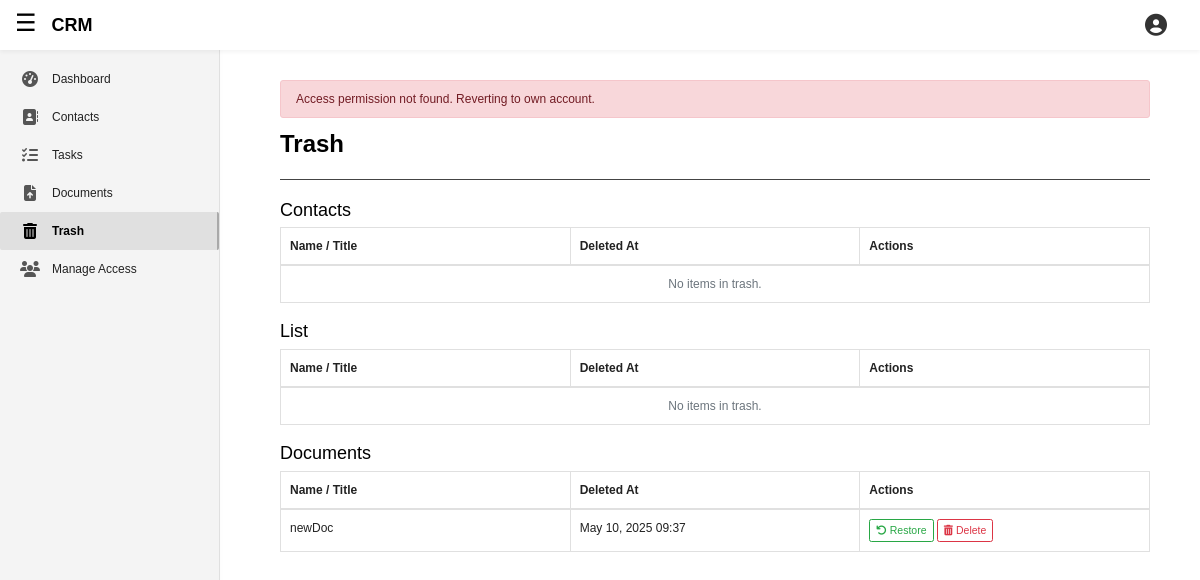
Before: /apps/trash/ (signed in) with the older database file.
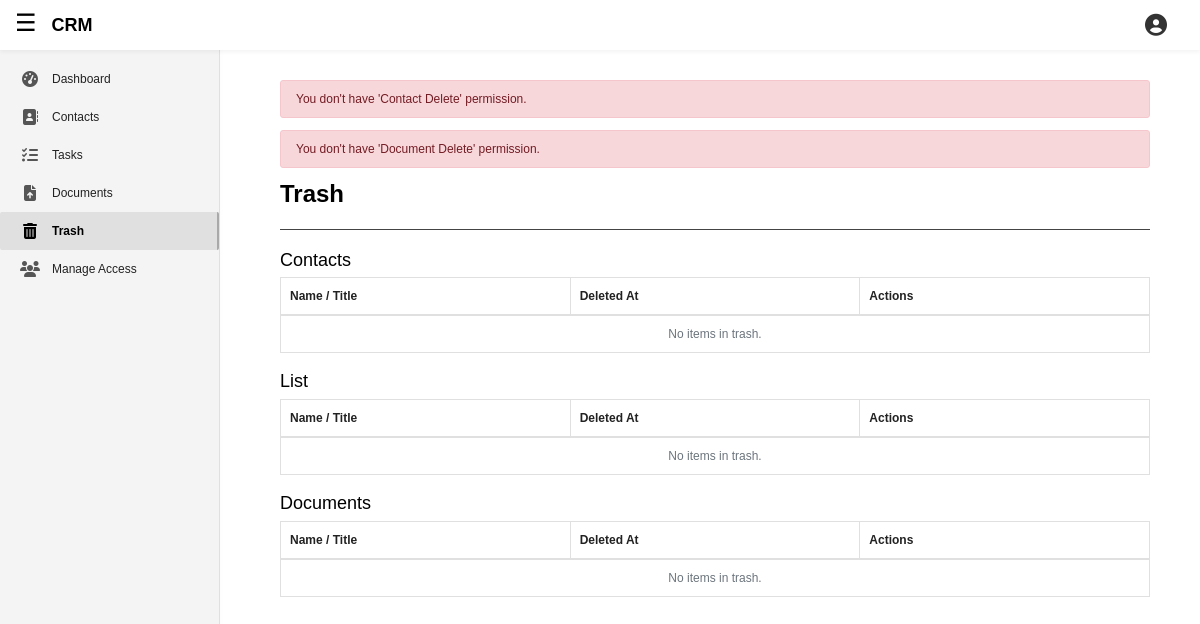
After: the same page with the newer database file.
### client/models.py (models this page shows, shortened)
class BaseModel(models.Model):
    is_deleted = models.BooleanField(default = False)
    deleted_at = models.DateTimeField(null = True, blank = True)
    class Meta:
        abstract = True

class Document(BaseModel):
    document_name = models.CharField(max_length=255)
    file = models.FileField(upload_to='documents/')
    related_to = models.ForeignKey(Client, on_delete=models.CASCADE)
    uploaded_at = models.DateTimeField(auto_now_add=True)
    description = models.TextField(blank = True, null = True)
    objects = CustomManager()
    all_objects = models.Manager()
    user = models.ForeignKey(BusinessUser, on_delete=models.CASCADE)

### featuredApp/views.py (the view)
# urls.py: path('trash/', views.trash_view, name='appTrash'),
@login_required
def trash_view(request):
    user = request.user.businessuser
    logged_in_user = request.user.businessuser
    active_id = request.session.get('active_business_user_id')
    active_business_user = get_object_or_404(BusinessUser, id=active_id)
    if(logged_in_user != active_business_user):
        if(get_active_business_user_with_permission(request, 'can_delete_contact', show_err='Contact Delete')[1]):
            trashed_contacts = Client.all_objects.filter(companyAssignee = active_business_user, is_deleted = True)
        else:
            trashed_contacts = None
        shared_roles = AccessPermission.objects.filter(
            owner=active_business_user,
            shared_with=logged_in_user
        ).values_list('role', flat=True)
        projects = Project.objects.filter(
            shared_project_permissions__role__in=shared_roles,
            shared_project_permissions__can_delete_project=True,
            user=active_business_user
        ).distinct()
        trashed_projects = projects.filter(is_deleted = True)
        if(get_active_business_user_with_permission(request, 'can_delete_documents', show_err='Document Delete')[1]):
            trashed_documents = Document.all_objects.filter(user = active_business_user, is_deleted = True)
        else:
            trashed_documents = None
    else:
        trashed_contacts = Client.all_objects.filter(companyAssignee=user, is_deleted=True)
        trashed_projects = Project.all_objects.filter(user=user, is_deleted=True)
        trashed_documents = Document.all_objects.filter(user=user, is_deleted=True)
    print(trashed_projects)
    context = {
        'trashed_contacts': trashed_contacts,
        'trashed_documents': trashed_documents,
        'trashed_projects': trashed_projects,
        'businessuser': user,
    }
    return render(
        request,
        'featuredApp/trash.html',
        context,
    )

### client/models.py (called while the page is built)
    def get_queryset(self):
        return super().get_queryset().filter(is_deleted = False)

### featuredApp/context_processor.py (called while the page is built)
def accessible_accounts(request):
    if request.user.is_authenticated:
        accounts = request.user.businessuser.accessible_accounts.select_related('owner', 'role')
        self_account = request.user.businessuser
    else:
        accounts = []
    return {
        'self_account': self_account,
        'accessible_accounts': accounts,
    }

### featuredApp/templates/featuredApp/trash.html (shortened to what this page needs)
{% extends 'featuredApp/base.html' %}
{% load static %}
{% load crispy_forms_tags %}
{% block addCSSlink %}
	<link rel="stylesheet" type="text/css" href="{% static 'featuredApp/pop_up.css' %}">
{% endblock addCSSlink %}
{% block contentBody1 %}
	<h2 style="font-weight: bolder;"> Trash </h2>
	<hr class="division-line-h2" style="">
	<h4>Contacts</h4>
	{% include "featuredApp/trash_table.html" with items=trashed_contacts model="Contact" %}
	<h4 class="mt-4">List</h4>
	{% include "featuredApp/trash_table.html" with items=trashed_projects model="Project" %}
	<h4 class="mt-4">Documents</h4>
	{% include "featuredApp/trash_table.html" with items=trashed_documents model="Document" %}
{% endblock contentBody1 %}

### featuredApp/templates/featuredApp/trash_table.html (shortened to what this page needs)
<table class="table table-bordered table-striped">
    <thead class="thead-light">
        <tr>
            <th>Name / Title</th>
            <th>Deleted At</th>
            <th>Actions</th>
        </tr>
    </thead>
    <tbody class="tbody-light">
        {% for item in items %}
        <tr>
            <td>
                {% if model == 'Contact' %}
                    {{ item.name }}
                {% elif model == "Project" %}
                    {{ item.name }}
                {% elif model == "Document" %}
                    {{ item.document_name }}
                {% endif %}
            </td>
            <td>{{ item.deleted_at|date:"M d, Y H:i" }}</td>
            <td>
                <form method="post" action='{% url "app"|add:model|add:"Restore" item.pk %}' style="display:inline;">
                    <button class="btn btn-sm btn-outline-success">
                        <i class="fas fa-undo"></i>
                        Restore
                    </button>
                </form>
                <form method="post" action='{% url "app"|add:model|add:"PermanentDelete" item.pk %}' style="display:inline;">
                    <button class="btn btn-sm btn-outline-danger">
                        <i class="fas fa-trash-alt"></i>
                        Delete
                    </button>
                </form>
            </td>
        </tr>
        {% empty %}
            <tr><td colspan="3" class="text-muted text-center">No items in trash.</td></tr>
        {% endfor %}
    </tbody>
  </table>

Changed rows visible on the page:
removed Document: document_name "newDoc", deleted_at "May 10, 2025 09:37"
Other visible differences:
new list line: "You don't have 'Contact Delete' permission."
new list line: "You don't have 'Document Delete' permission."
text no longer shown: "No items in trash. No items in trash."
text now shown: "No items in trash. No items in trash. No items in trash."
list line gone: "Access permission not found. Reverting to own account."
